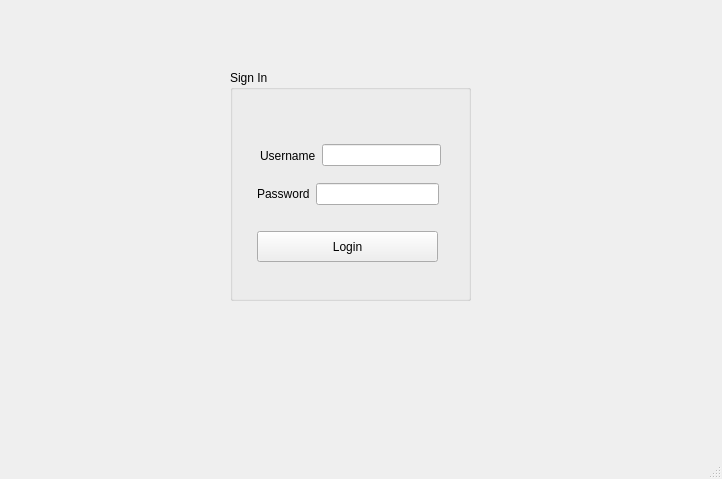
<?xml version="1.0" encoding="UTF-8"?>
<ui version="4.0">
 <class>MainWindow</class>
 <widget class="QMainWindow" name="MainWindow">
  <property name="geometry">
   <rect>
    <x>0</x>
    <y>0</y>
    <width>722</width>
    <height>479</height>
   </rect>
  </property>
  <property name="windowTitle">
   <string>MainWindow</string>
  </property>
  <widget class="QWidget" name="centralwidget">
   <property name="QGroupBox" stdset="0">
    <string>QGroupBox</string>
   </property>
   <widget class="QGroupBox" name="groupBox">
    <property name="geometry">
     <rect>
      <x>230</x>
      <y>70</y>
      <width>241</width>
      <height>231</height>
     </rect>
    </property>
    <property name="title">
     <string>Sign In </string>
    </property>
    <widget class="QPushButton" name="pushButton_login">
     <property name="geometry">
      <rect>
       <x>27</x>
       <y>161</y>
       <width>181</width>
       <height>31</height>
      </rect>
     </property>
     <property name="text">
      <string>Login</string>
     </property>
    </widget>
    <widget class="QWidget" name="">
     <property name="geometry">
      <rect>
       <x>27</x>
       <y>111</y>
       <width>182</width>
       <height>26</height>
      </rect>
     </property>
     <layout class="QHBoxLayout" name="horizontalLayout_3">
      <item>
       <layout class="QHBoxLayout" name="horizontalLayout_2"/>
      </item>
      <item>
       <widget class="QLabel" name="label_2">
        <property name="text">
         <string>Password</string>
        </property>
       </widget>
      </item>
      <item>
       <widget class="QLineEdit" name="lineEdit_password"/>
      </item>
     </layout>
    </widget>
    <widget class="QWidget" name="">
     <property name="geometry">
      <rect>
       <x>30</x>
       <y>70</y>
       <width>181</width>
       <height>31</height>
      </rect>
     </property>
     <layout class="QHBoxLayout" name="horizontalLayout">
      <item>
       <widget class="QLabel" name="label">
        <property name="text">
         <string>Username</string>
        </property>
       </widget>
      </item>
      <item>
       <widget class="QLineEdit" name="lineEdit_username"/>
      </item>
     </layout>
    </widget>
   </widget>
  </widget>
  <widget class="QMenuBar" name="menubar">
   <property name="geometry">
    <rect>
     <x>0</x>
     <y>0</y>
     <width>722</width>
     <height>20</height>
    </rect>
   </property>
  </widget>
  <widget class="QStatusBar" name="statusbar"/>
 </widget>
 <resources/>
 <connections/>
</ui>
